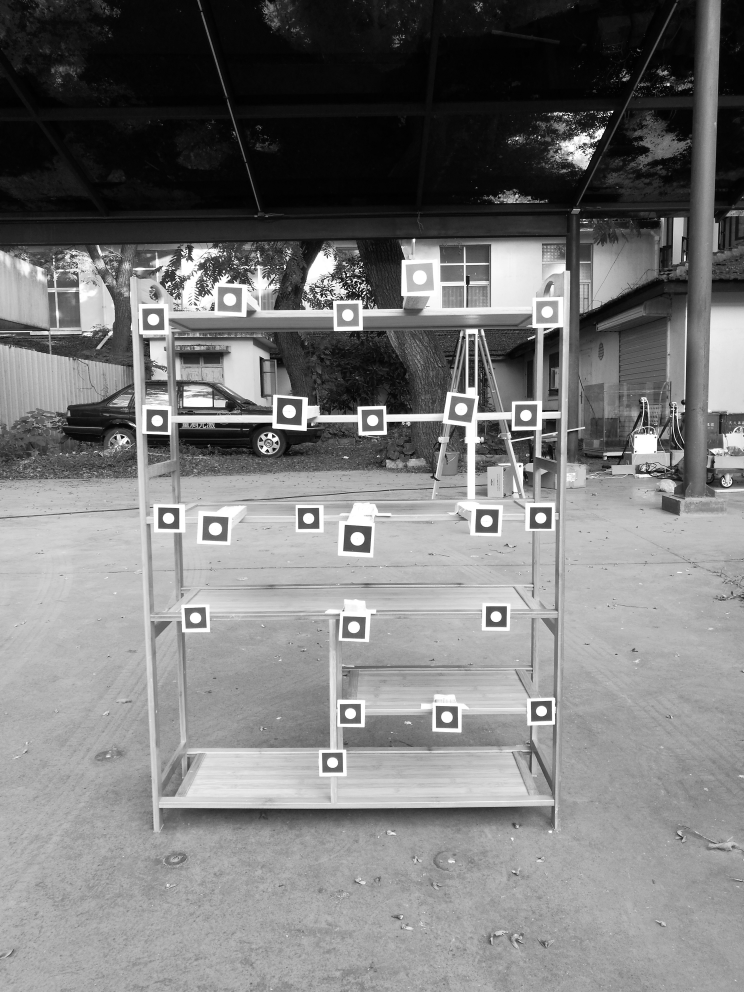
#> input picture test1.jpg, 2976 x 3968 px, found by its file name (shown at 1/4 size)
$ python sobeltest.py   (older library calls are emulated)
#> lines starting #> are read from the running program, lines starting #| are printed output that depends on the picture; after the words box and inside, x2 and y2 are one past the last pixel; in counts of white or black regions, pixels touching at a corner belong together
# -*- coding: utf-8 -*-

import numpy as np
import cv2
import matplotlib.pyplot as plt

# [6 lines of commented-out code are left out]
from PIL import Image

def and_demo(m1, m2):    #与运算  每个像素点每个通道的值按位与
    dst = cv2.bitwise_and(m1, m2)
    # cv2.imshow("and_demo", dst)
    # cv2.waitKey(0)
    return dst

def or_demo(m1, m2):     #或运算   每个像素点每个通道的值按位或
    dst = cv2.bitwise_or(m1, m2)
    cv2.imshow("or_demo", dst)
def not_demo(m1):     #非运算   每个像素点每个通道的值按位取反
    dst = cv2.bitwise_not(m1)
    cv2.imshow("not_demo", dst)


# img = cv2.imread('/home/wangbenkang/桌面/test1.jpg')
img = cv2.imread('/Users/wangbenkang/Desktop/test1.jpg')
#> img is the input picture: shape (3968, 2976, 3); min 0, max 255, mean 121.8
X1 = 1084
Y1 = 1571

X2 = 1250
Y2 = 1700

W = abs(X1-X2)
H = abs(Y1-Y2)

img_part = img[Y1:Y1 + H, X1:X1 + W]
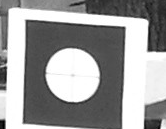
#> img_part: shape (129, 166, 3); min 0, max 255, mean 155.2

img_part_gray = cv2.cvtColor(img_part, cv2.COLOR_BGR2GRAY)

ret, thresh = cv2.threshold(img_part_gray, 0, 255, cv2.THRESH_BINARY + cv2.THRESH_OTSU)
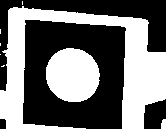
#> thresh: shape (129, 166); 44% white; 8 white regions (5 under 20 px), largest, box (x1, y1, x2, y2) and area: (0, 6, 166, 129) 7057, (46, 48, 100, 102) 2306, (161, 119, 166, 129) 45
#> ret = 165


sobelx=cv2.Sobel(thresh,cv2.CV_64F,1,1,ksize=3)
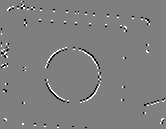
#> sobelx: shape (129, 166) float64; min -255, max 255, mean 0; drawn with min black and max white
sobely=cv2.Sobel(thresh,cv2.CV_64F,0,1,ksize=3)
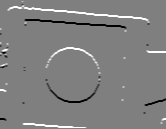
#> sobely: shape (129, 166) float64; min -1020, max 1020, mean 9.5; drawn with min black and max white

# image, contourlist, hierarchy = cv2.findContours(thresh, cv2.RETR_CCOMP, cv2.CHAIN_APPROX_NONE)
anddst = and_demo(sobelx,sobely)

# [6 lines of commented-out code are left out]
image = Image.fromarray(anddst)
array = np.array(anddst.astype(np.uint8))
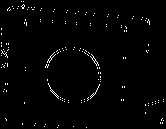
#> array: shape (129, 166); min 0, max 255, mean 4.1
cv2.imshow('imge',sobelx)
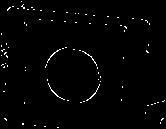
#> window 'imge': shape (129, 166); 1.4% white in thin lines or dots
cv2.waitKey(0)
# [6 lines of commented-out code are left out]

image, contourlist, hierarchy = cv2.findContours(thresh, cv2.RETR_CCOMP, cv2.CHAIN_APPROX_NONE)
#> contourlist = 8 contours, 5 with area under 20; largest, box (x1, y1, x2, y2) and area: (0, 6, 166, 129) 6616, (46, 48, 100, 102) 2229, (161, 119, 166, 129) 32


# 生成纯色图像
background = img_part.copy()
background.fill(255)
#> background: shape (129, 166, 3); every value is 255
# [7 lines of commented-out code are left out]

imag = cv2.drawContours(background, contourlist, 3, (0, 0, 0), 5)
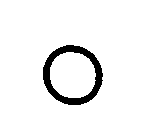
#> imag: shape (129, 166, 3); 94.8% white; 1 black region, box (x1, y1, x2, y2) and area: (43, 45, 103, 105) 1108

cv2.imshow('background',background)
cv2.waitKey(0)

#> (the run stopped early here; a loop or call above may not have finished)
